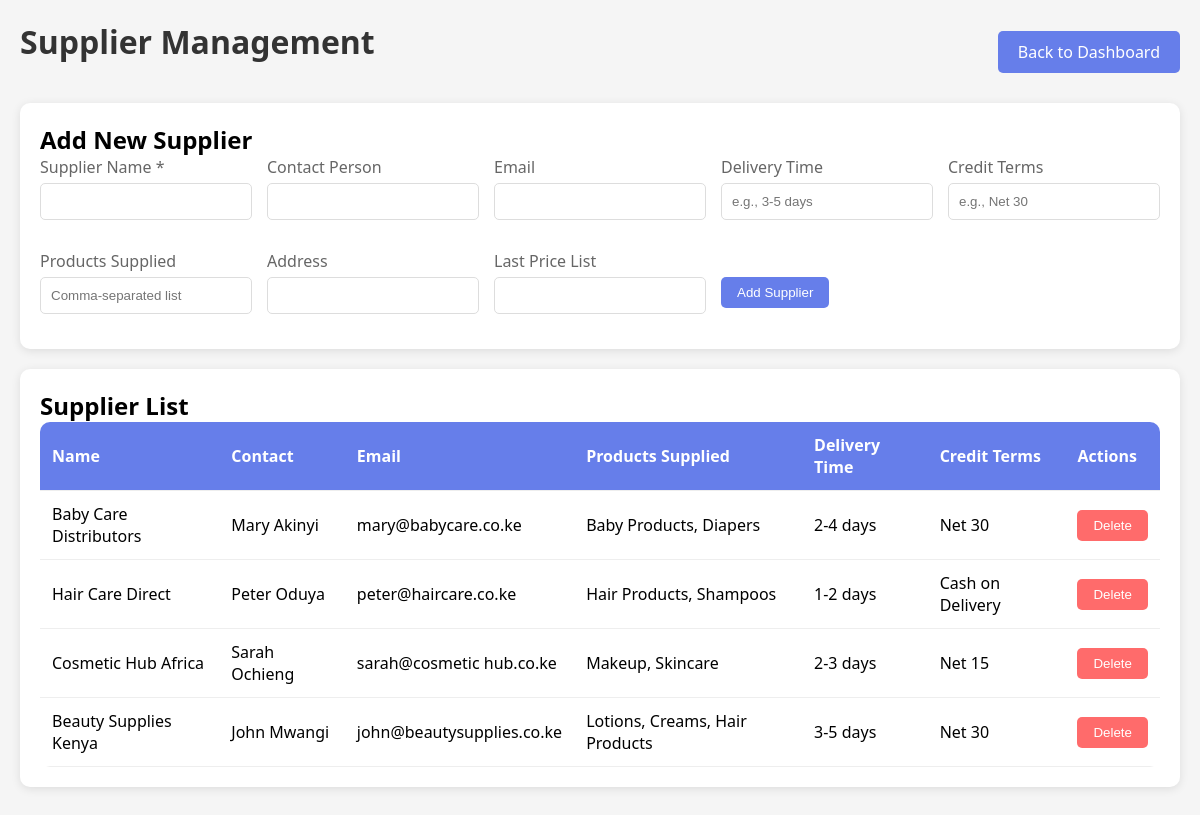
The app's page /suppliers with its own data.
### app.py (models this page shows)
class Supplier(db.Model):
    id = db.Column(db.Integer, primary_key=True)
    name = db.Column(db.String(200), nullable=False)
    contact = db.Column(db.String(100))
    email = db.Column(db.String(100))
    address = db.Column(db.Text)
    products_supplied = db.Column(db.Text)
    delivery_time = db.Column(db.String(50))
    credit_terms = db.Column(db.String(50))
    last_price_list = db.Column(db.Text)
    created_at = db.Column(db.DateTime, default=datetime.utcnow)

### app.py (the view)
@app.route('/suppliers')
def suppliers():
    all_suppliers = Supplier.query.order_by(Supplier.created_at.desc()).all()
    return render_template('suppliers.html', suppliers=all_suppliers)

### templates/suppliers.html (shortened to what this page needs)
<!DOCTYPE html>
<html lang="en">
<head>
</head>
<body>
    <div class="container">
        <div class="header">
            <h1>Supplier Management</h1>
            <a href="{{ url_for('index') }}" class="nav-btn">Back to Dashboard</a>
        </div>
        <div class="card">
            <h2>Add New Supplier</h2>
            <form method="POST" action="{{ url_for('add_supplier') }}">
                <div class="form-grid">
                    <div class="form-group">
                        <label>Supplier Name *</label>
                        <input type="text" name="name" required>
                    </div>
                    <div class="form-group">
                        <label>Contact Person</label>
                        <input type="text" name="contact">
                    </div>
                    <div class="form-group">
                        <label>Email</label>
                        <input type="email" name="email">
                    </div>
                    <div class="form-group">
                        <label>Delivery Time</label>
                        <input type="text" name="delivery_time" placeholder="e.g., 3-5 days">
                    </div>
                    <div class="form-group">
                        <label>Credit Terms</label>
                        <input type="text" name="credit_terms" placeholder="e.g., Net 30">
                    </div>
                    <div class="form-group">
                        <label>Products Supplied</label>
                        <input type="text" name="products_supplied" placeholder="Comma-separated list">
                    </div>
                    <div class="form-group">
                        <label>Address</label>
                        <input type="text" name="address">
                    </div>
                    <div class="form-group">
                        <label>Last Price List</label>
                        <input type="text" name="last_price_list">
                    </div>
                    <div class="form-group">
                        <label>&nbsp;</label>
                        <button type="submit" class="btn btn-primary">Add Supplier</button>
                    </div>
                </div>
            </form>
        </div>
        <div class="card">
            <h2>Supplier List</h2>
            <table>
                <thead>
                    <tr>
                        <th>Name</th>
                        <th>Contact</th>
                        <th>Email</th>
                        <th>Products Supplied</th>
                        <th>Delivery Time</th>
                        <th>Credit Terms</th>
                        <th>Actions</th>
                    </tr>
                </thead>
                <tbody>
                    {% for supplier in suppliers %}
                    <tr>
                        <td>{{ supplier.name }}</td>
                        <td>{{ supplier.contact or '-' }}</td>
                        <td>{{ supplier.email or '-' }}</td>
                        <td>{{ supplier.products_supplied or '-' }}</td>
                        <td>{{ supplier.delivery_time or '-' }}</td>
                        <td>{{ supplier.credit_terms or '-' }}</td>
                        <td>
                            <form method="POST" action="{{ url_for('delete_supplier', id=supplier.id) }}" style="display:inline;">
                                <button type="submit" class="btn btn-danger" onclick="return confirm('Are you sure?')">Delete</button>
                            </form>
                        </td>
                    </tr>
                    {% endfor %}
                </tbody>
            </table>
        </div>
    </div>
</body>
</html>

### templates/suppliers.html (style rules this page uses)
* { margin: 0; padding: 0; box-sizing: border-box; }
body { font-family: 'Segoe UI', Tahoma, Geneva, Verdana, sans-serif; background: #f5f5f5; padding: 20px; }
.container { max-width: 1400px; margin: 0 auto; }
h1 { color: #333; margin-bottom: 20px; }
.header { display: flex; justify-content: space-between; align-items: center; margin-bottom: 20px; flex-wrap: wrap; gap: 15px; }
.nav-btn { padding: 10px 20px; background: #667eea; color: white; text-decoration: none; border-radius: 5px; }
.card { background: white; border-radius: 10px; padding: 20px; box-shadow: 0 2px 10px rgba(0,0,0,0.1); margin-bottom: 20px; }
.form-grid { display: grid; grid-template-columns: repeat(auto-fit, minmax(200px, 1fr)); gap: 15px; }
.form-group { margin-bottom: 15px; }
.form-group label { display: block; margin-bottom: 5px; color: #666; font-weight: 500; }
.form-group input, .form-group textarea { width: 100%; padding: 10px; border: 1px solid #ddd; border-radius: 5px; }
table { width: 100%; border-collapse: collapse; background: white; border-radius: 10px; overflow: hidden; }
th, td { padding: 12px; text-align: left; border-bottom: 1px solid #eee; }
th { background: #667eea; color: white; }
.btn { padding: 8px 16px; border: none; border-radius: 5px; cursor: pointer; }
.btn-primary { background: #667eea; color: white; }
.btn-danger { background: #ff6b6b; color: white; }

### records on screen
Supplier: name "Baby Care Distributors", contact "Mary Akinyi", email "mary@babycare.co.ke", products_supplied "Baby Products, Diapers", delivery_time "2-4 days", credit_terms "Net 30"
Supplier: name "Hair Care Direct", contact "Peter Oduya", email "peter@haircare.co.ke", products_supplied "Hair Products, Shampoos", delivery_time "1-2 days", credit_terms "Cash on Delivery"
Supplier: name "Cosmetic Hub Africa", contact "Sarah Ochieng", email "sarah@cosmetic hub.co.ke", products_supplied "Makeup, Skincare", delivery_time "2-3 days", credit_terms "Net 15"
Supplier: name "Beauty Supplies Kenya", contact "John Mwangi", email "john@beautysupplies.co.ke", products_supplied "Lotions, Creams, Hair Products", delivery_time "3-5 days", credit_terms "Net 30"
